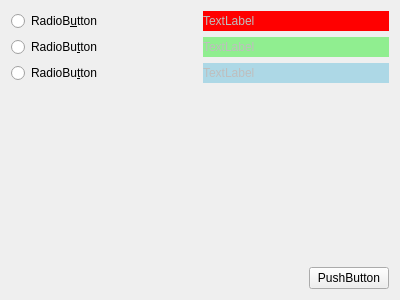
<?xml version="1.0" encoding="UTF-8"?>
<ui version="4.0">
 <class>MyForm</class>
 <widget class="QWidget" name="MyForm">
  <property name="geometry">
   <rect>
    <x>0</x>
    <y>0</y>
    <width>400</width>
    <height>300</height>
   </rect>
  </property>
  <property name="windowTitle">
   <string>Form</string>
  </property>
  <layout class="QGridLayout" name="gridLayout">
   <item row="0" column="0">
    <layout class="QHBoxLayout" name="horizontalLayout">
     <item>
      <widget class="QRadioButton" name="radioButton">
       <property name="text">
        <string>RadioB&amp;utton</string>
       </property>
      </widget>
     </item>
     <item>
      <widget class="QLabel" name="label">
       <property name="enabled">
        <bool>false</bool>
       </property>
       <property name="styleSheet">
        <string notr="true">background:red</string>
       </property>
       <property name="text">
        <string>TextLabel</string>
       </property>
      </widget>
     </item>
    </layout>
   </item>
   <item row="1" column="0">
    <layout class="QHBoxLayout" name="horizontalLayout_2">
     <item>
      <widget class="QRadioButton" name="radioButton_3">
       <property name="text">
        <string>RadioBu&amp;tton</string>
       </property>
      </widget>
     </item>
     <item>
      <widget class="QLabel" name="label_2">
       <property name="enabled">
        <bool>false</bool>
       </property>
       <property name="styleSheet">
        <string notr="true">background:lightgreen</string>
       </property>
       <property name="text">
        <string>TextLabel</string>
       </property>
      </widget>
     </item>
    </layout>
   </item>
   <item row="2" column="0">
    <layout class="QHBoxLayout" name="horizontalLayout_3">
     <item>
      <widget class="QRadioButton" name="radioButton_2">
       <property name="text">
        <string>RadioBu&amp;tton</string>
       </property>
      </widget>
     </item>
     <item>
      <widget class="QLabel" name="label_3">
       <property name="enabled">
        <bool>false</bool>
       </property>
       <property name="styleSheet">
        <string notr="true">background:lightblue</string>
       </property>
       <property name="text">
        <string>TextLabel</string>
       </property>
      </widget>
     </item>
    </layout>
   </item>
   <item row="3" column="0">
    <layout class="QVBoxLayout" name="verticalLayout">
     <item>
      <spacer name="verticalSpacer">
       <property name="orientation">
        <enum>Qt::Vertical</enum>
       </property>
       <property name="sizeHint" stdset="0">
        <size>
         <width>20</width>
         <height>40</height>
        </size>
       </property>
      </spacer>
     </item>
     <item>
      <layout class="QHBoxLayout" name="horizontalLayout_4">
       <item>
        <spacer name="horizontalSpacer">
         <property name="orientation">
          <enum>Qt::Horizontal</enum>
         </property>
         <property name="sizeHint" stdset="0">
          <size>
           <width>40</width>
           <height>20</height>
          </size>
         </property>
        </spacer>
       </item>
       <item>
        <widget class="QPushButton" name="pushButton">
         <property name="text">
          <string>PushButton</string>
         </property>
        </widget>
       </item>
      </layout>
     </item>
    </layout>
   </item>
  </layout>
 </widget>
 <resources/>
 <connections>
  <connection>
   <sender>pushButton</sender>
   <signal>clicked()</signal>
   <receiver>MyForm</receiver>
   <slot>close()</slot>
   <hints>
    <hint type="sourcelabel">
     <x>305</x>
     <y>250</y>
    </hint>
    <hint type="destinationlabel">
     <x>136</x>
     <y>248</y>
    </hint>
   </hints>
  </connection>
  <connection>
   <sender>radioButton</sender>
   <signal>toggled(bool)</signal>
   <receiver>label</receiver>
   <slot>setEnabled(bool)</slot>
   <hints>
    <hint type="sourcelabel">
     <x>92</x>
     <y>34</y>
    </hint>
    <hint type="destinationlabel">
     <x>266</x>
     <y>33</y>
    </hint>
   </hints>
  </connection>
  <connection>
   <sender>radioButton_3</sender>
   <signal>toggled(bool)</signal>
   <receiver>label_2</receiver>
   <slot>setEnabled(bool)</slot>
   <hints>
    <hint type="sourcelabel">
     <x>86</x>
     <y>102</y>
    </hint>
    <hint type="destinationlabel">
     <x>283</x>
     <y>105</y>
    </hint>
   </hints>
  </connection>
  <connection>
   <sender>radioButton_2</sender>
   <signal>toggled(bool)</signal>
   <receiver>label_3</receiver>
   <slot>setEnabled(bool)</slot>
   <hints>
    <hint type="sourcelabel">
     <x>98</x>
     <y>147</y>
    </hint>
    <hint type="destinationlabel">
     <x>283</x>
     <y>150</y>
    </hint>
   </hints>
  </connection>
 </connections>
</ui>
